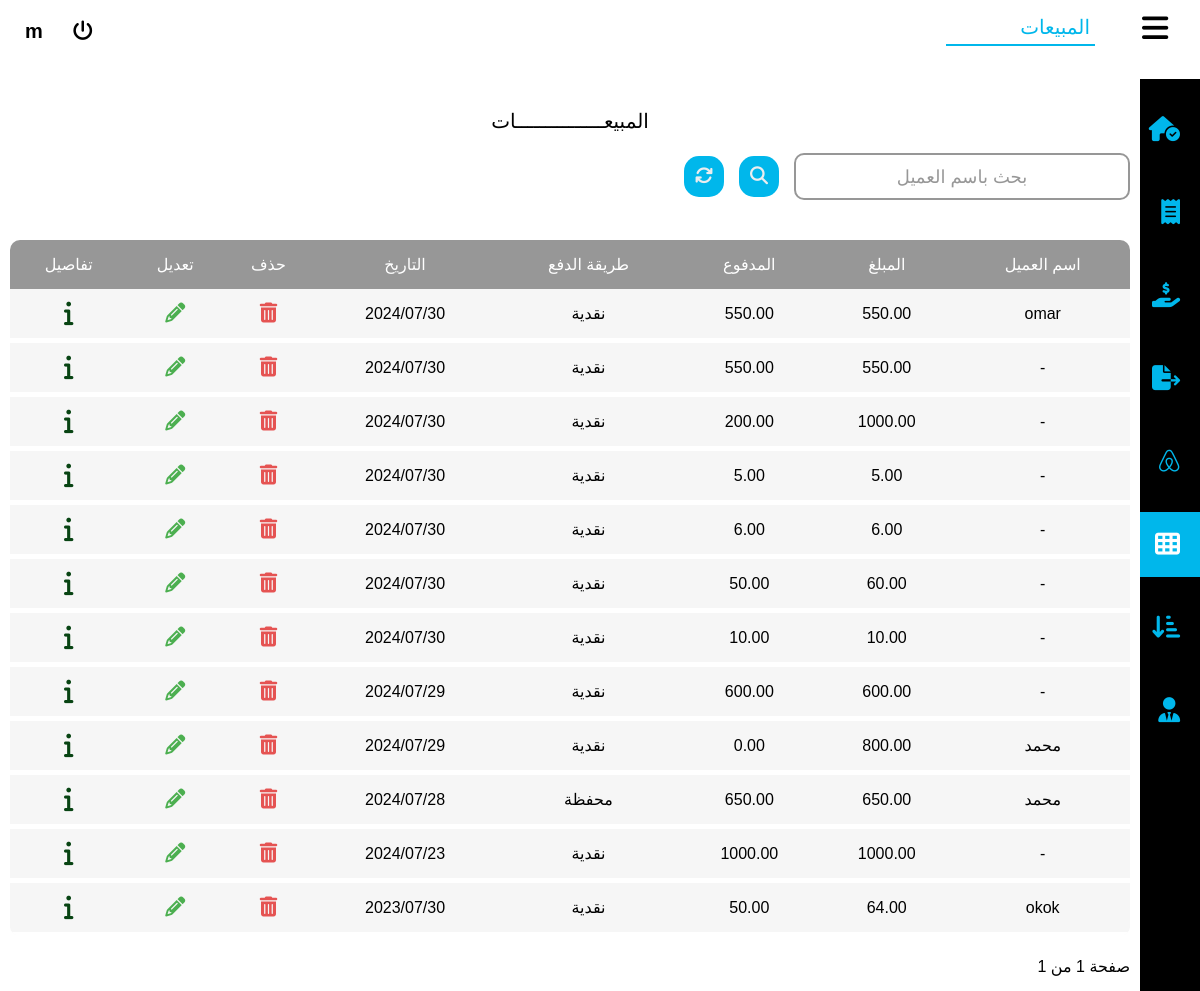
/profits (signed in), run on the app's committed database.
### user/models.py (models this page shows, shortened)
class Sale(models.Model):
    client = models.ForeignKey(Client, on_delete=models.CASCADE, null=True, blank=True)
    item = models.ForeignKey(Item, on_delete=models.CASCADE, null=True)
    client_name = models.CharField(max_length=100, blank=True, null=True)
    client_phone = models.CharField(max_length=100, blank=True, null=True)
    crash = models.CharField(max_length=100, blank=True, null=True)
    status = models.CharField(max_length=100, blank=True, null=True, default="مباع")
    method = models.CharField(max_length=100, choices=(('محفظة', 'محفظة'), ('نقدية', 'نقدية')), default='نقدية')
    date = models.DateTimeField(blank=True, null=True)
    sale_quantity = models.PositiveIntegerField(blank=True, null=True)
    sale_price = models.DecimalField(max_digits=10, decimal_places=2, blank=True, null=True)
    total = models.DecimalField(max_digits=10, decimal_places=2, blank=True, null=True)
    paid = models.DecimalField(max_digits=10, decimal_places=2, blank=True, null=True)
    remain = models.DecimalField(max_digits=10, decimal_places=2, blank=True, null=True)

class Client(models.Model):
    name = models.CharField(max_length=100,blank=True, null=True)
    phone = models.CharField(max_length=100, blank=True, null=True)
    opening_balance = models.DecimalField(max_digits=15, decimal_places=2, blank=True, null=True)
    notes = models.CharField(max_length=100, blank=True, null=True)

### user/views.py (the view)
# urls.py: path('profits',views.profits, name='profits' ),
@login_required(login_url="login")
def profits(request):
    sales = Sale.objects.all().order_by("-date")
    paginator = Paginator(sales ,20)
    page = request.GET.get('page')
    try:
        sale_list = paginator.page(page)
    except PageNotAnInteger:
        sale_list = paginator.page(1)
    except EmptyPage :
        sale_list = paginator.page(paginator.num_pages)
    if 'search' in request.POST :
        search_input = request.POST.get('searchInput')
        results = [result['id'] for result in Sale.objects.all().filter(Q(client_name__icontains=search_input)).values()]
        sale_list = [Sale.objects.get(pk = id) for id in results]
    context ={
        "sales" : sale_list,
    }
    return render(request,"profits.html", context)

### templates/profits.html (shortened to what this page needs)
{% load static %}
<!DOCTYPE html>
<html lang="en">
<head>
    <link rel="stylesheet" href=" {% static "css/style.css" %} ">
    <link rel="stylesheet" href=" {% static "css/all.min.css" %} ">
    <link rel="stylesheet" href=" {% static "css/fontawesome.min.css" %} ">
</head>
<body>
    <header>
        <div class="main">
            <div class="minhead">
                <i class="fa-solid fa-bars" id="rightconexpend"></i>
            </div>
            <ul>
                <li class="selected"><a href="{% url "profits" %}">المبيعات</a></li>
            </ul>
        </div>
        <div class="username">
                <a href="{% url "logout" %}"><i class="fa-solid fa-power-off"></i></a>
                <h3>{{user.username}}<h3>
        </div>
    </header>
    <div class="backcon">
        <div class="rightcon">
            <ul>
                <a href="{% url "home" %}">
                    <li>
                        <i class="fa-solid fa-house-circle-check"></i>
                    </li>
                </a>
                <a href= "{% url "sales" %}">
                    <li>
                        <i class="fa-solid fa-receipt"></i>
                    </li>
                </a>
                <a href="{% url "tempsales" %}">
                    <li>
                        <i class="fa-solid fa-hand-holding-dollar"></i>
                    </li>
                </a>
                <a href="{% url "loses" %}">
                    <li>
                        <i class="fa-solid fa-file-export"></i>
                    </li>
                </a>
                <a href="{% url "items" %}">
                    <li >
                        <i class="fa-brands fa-airbnb"></i>
                    </li>
                </a>
                <a href="{% url "profits" %}">
                    <li class="activeli">
                        <i class="fa-solid fa-table-cells"></i>
                    </li>
                </a>
                <a href="{% url "shorts" %}">
                    <li>
                        <i class="fa-solid fa-arrow-down-short-wide"></i>
                    </li>
                </a>
                <a href="{% url "daycome" %}">
                    <li>
                        <i class="fa-solid fa-user-tie"></i>
                    </li>
                </a>
            </ul>
        </div>        <div class="leftcon">
            <div class="status">
                <h2>المبيعـــــــــــــــات</h2>
                <form method="post" action="" style="width: 100%;display: flex;align-items: center;justify-content: center;flex-direction: column;">
                    <div class="addsell">
                        <div class="wraper">
                            <div class="first">
                                <input  name="searchInput" value="{{request.POST.searchInput}}" type="text" id="search_bar" class="search_bar" required >
                                <span>بحث باسم العميل</span>
                            </div>
                        </div>
                        <button name="search" class="sellbtn" style="width: 40px;"><i class="fa-solid fa-magnifying-glass"></i></button>
                        <a href="{% url "profits" %}" class="sellbtn" style="width: 40px; text-align:center;"><i class="fa-solid fa-arrows-rotate"></i></a>
                    </div>
                </form>
                <div style="width: 100%; overflow: scroll;">
                    {% if sales %}
                    <table class="sellstable">
                        <thead>
                            <tr>
                                <th>اسم العميل</th>
                                <th>المبلغ</th>
                                <th>المدفوع</th>
                                <th>طريقة الدفع</th>
                                <th>التاريخ</th>
                                <th>حذف</th>
                                <th>تعديل</th>
                                <th>تفاصيل</th>
                            </tr>
                        </thead>
                        <tbody>
                            {% for sale in sales %}
                            <tr>
                                <td>{{sale.client.name}}</td>
                                <td>{{sale.total}}</td>
                                <td>{{sale.paid}}</td>
                                <td>{{sale.method}}</td>
                                <td>{{sale.date|date:"20y/m/d"}}</td>
                                <td><button class="sellsdel" id="sellsdel" metadata='
                                    <form method="post" action="{% url "saleDelete" sale.id %}" style="width: 100%;display: flex;align-items: center;justify-content: center;flex-direction: column;">
                                        {% csrf_token %}
                                        <div class="addsell" style="padding: 20px;flex-direction:column;">
                                            <h3 style="color:#3D4B64;">حذف عملية بيع</h3>
                                            <br>
                                            <i class="fa-regular fa-trash-can" style="color: #ff3333;font-size: 100px;"></i>
                                            <br>
                                        </div>
                                        <button name="saleDelete" class="sellbtn">حذف</button>
                                    </form>
                                    '><i class="fa-solid fa-trash-can"></i></button></td>
                                    <td><button class="sellsup" id="sellsup" metadata='
                                        <form method="post" action="{% url "saleUpdate" sale.id %}" style="width: 100%;display: flex;align-items: center;justify-content: center;flex-direction: column;">
                                            {% csrf_token %}
                                            <h3 style="color:#3D4B64;">تعديل عملية بيع</h3>
                                            <div class="addsell" style="padding-top: 70px;">
                                                <div class="wraper" style="position: absolute;  left: 35%; top: 20%;z-index: 15;">
                                                    <div class="first">
                                                        <input value="{{sale.client.name}}" name="client_name" type="text" id="search_bar" class="search_bar" required >
                                                        <span>اسم العميل</span>
                                                    </div>
                                                    <div class="search_res" id="search_res">
                                                        <table id="suplliersull">
                                                            <th></th>
                                                            <tbody id="suplliersul">
                                                                <tr><td></td></tr>
                                                        </tbody>
                                                    </table>
                                                </div>
                                            </div>
                                            <div class="wraper" style="width: 20%;">
                                                <div class="second">
                                                    <input value="{{sale.paid}}" min="0" name="paid" type="number" id="search_bar" class="search_bar" required>
                                                    <span>المدفوع</span>
                                                </div>
                                            </div>
                                            <div class="wraper" style="width: 70%;margin:10px;">
                                                <div class="second">
                                                    <select name="method"  style="font-size:18px;" id="search_bar" class="search_bar">
                                                        <option style="font-size:18px;" value="{{sale.method}}">{{sale.method}}</option>
                                                        <option style="font-size:18px;" value="نقدية">نقدية</option>
                                                        <option style="font-size:18px;" value="محفظة">محفظة</option>
                                                    </select>
                                                    <span>طريقة الدفع</span>
                                                </div>
                                            </div>
                                        </div>
                                        <button name="saleUpdate" class="sellbtn">تعديل</button>
                                    </form>
                                    '><i class="fa-solid fa-pencil"></i></button></td>
                                    <td><button class="sellinfo" id="sellsup" metadata='
                                        <form method="post" action="" style="width: 100%;display: flex;align-items: center;justify-content: center;flex-direction: column;">
                                            <h3 style="color:#3D4B64;">تفاصيل البيع</h3>
                                            <div class="addsell">
                                                <ul>
                                                {% if sale.crash != "-"  %}
                                                <li>العطل : <span>{{sale.crash}}</span></li>
                                                <li> اجمالي التكلفة : <span>{{sale.total}}</span></li>
                                                {% else %}
                                                <li>اسم المنتج : <span>{{sale.item.name}}</span></li>
                                                <li>النوع : <span>{{sale.item.kind.name}}</span></li>
                                                <li>الماركة : <span>{{sale.item.prand}}</span></li>
                                                <li>سعر بيع المنتج : <span>{{sale.sale_price}}</span></li>
                                                <li> الكمية المباعة : <span>{{sale.sale_quantity}}</span></li>
                                                <li> اجمالي التكلفة : <span>{{sale.total}}</span></li>
                                                {% endif %}
                                                </ul>
                                            </div>'><i class="fa-solid fa-info"></i></button></td>
                                </tr>
                                {% endfor %}
                            </tbody>
                        </table>
                </div>
                    <div class="btnnav">
                        <div>
                            <p>صفحة {{ sales.number }} من {{ sales.paginator.num_pages }}</p>
                    </div>
                </div>
                {% else %}
                <h2 style="width: 100%;text-align: center;color: #303C54;margin-bottom: 20px;">لا يوجد مبيعات</h2>
                {% endif %}    </div>
        </div>
    </div>
</body>
</html>

### data on the page
Sale: client.name "omar", total "550.00", paid "550.00", method "نقدية", date "2024/07/30"
Sale: client.name "-", total "550.00", paid "550.00", method "نقدية", date "2024/07/30"
Sale: client.name "-", total "1000.00", paid "200.00", method "نقدية", date "2024/07/30"
Sale: client.name "-", total "5.00", paid "5.00", method "نقدية", date "2024/07/30"
Sale: client.name "-", total "6.00", paid "6.00", method "نقدية", date "2024/07/30"
Sale: client.name "-", total "60.00", paid "50.00", method "نقدية", date "2024/07/30"
Sale: client.name "-", total "10.00", paid "10.00", method "نقدية", date "2024/07/30"
Sale: client.name "-", total "600.00", paid "600.00", method "نقدية", date "2024/07/29"
Sale: client.name "محمد", total "800.00", paid "0.00", method "نقدية", date "2024/07/29"
Sale: client.name "محمد", total "650.00", paid "650.00", method "محفظة", date "2024/07/28"
Sale: client.name "-", total "1000.00", paid "1000.00", method "نقدية", date "2024/07/23"
Sale: client.name "okok", total "64.00", paid "50.00", method "نقدية", date "2023/07/30"

### other printed values
{{ user.username }} "m"
{{ sales.paginator.num_pages }} "1"
